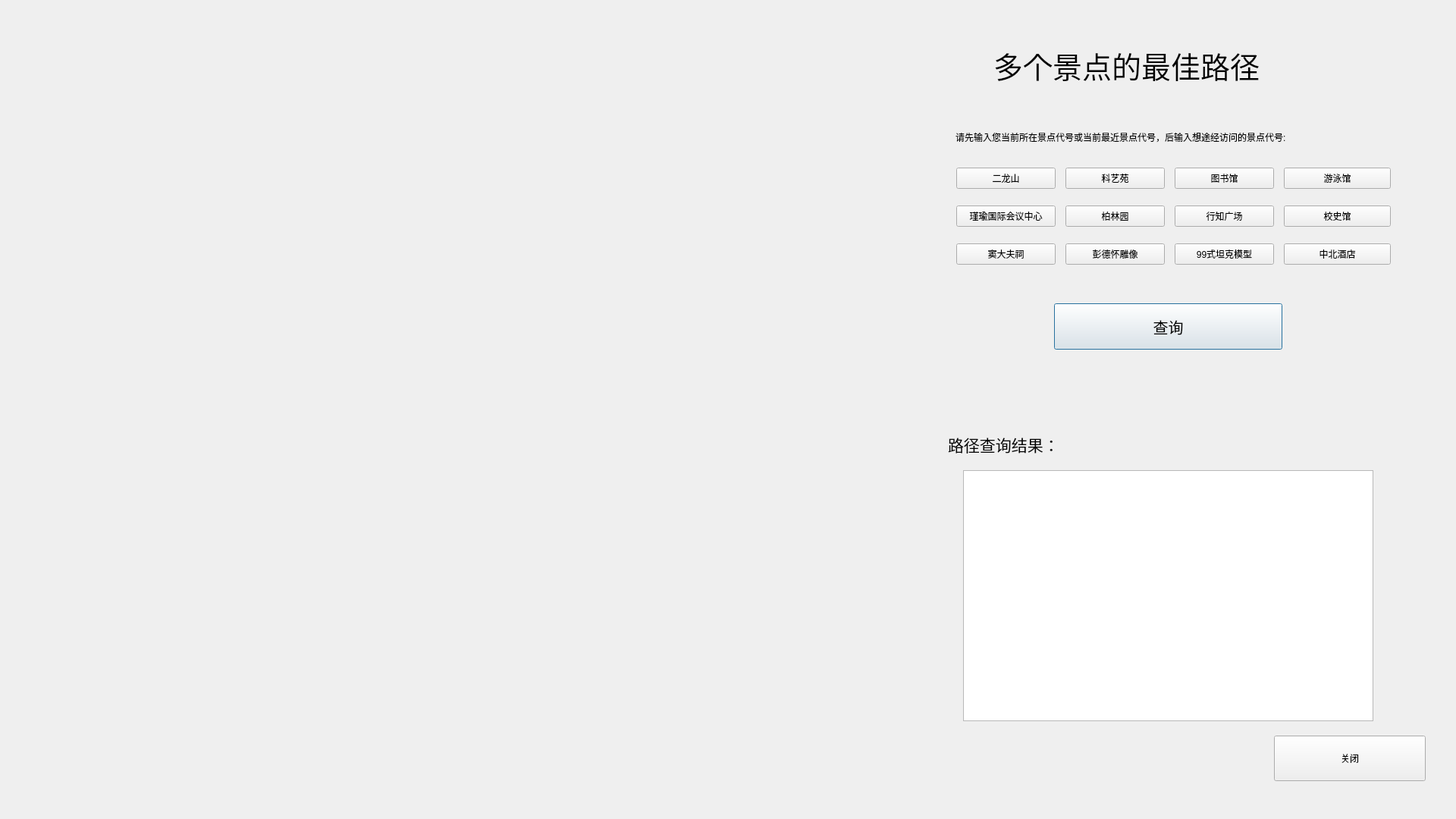
<?xml version="1.0" encoding="UTF-8"?>
<ui version="4.0">
 <class>more_vertex_road</class>
 <widget class="QDialog" name="more_vertex_road">
  <property name="geometry">
   <rect>
    <x>0</x>
    <y>0</y>
    <width>1920</width>
    <height>1080</height>
   </rect>
  </property>
  <property name="windowTitle">
   <string>Dialog</string>
  </property>
  <widget class="QTextBrowser" name="result">
   <property name="geometry">
    <rect>
     <x>1270</x>
     <y>620</y>
     <width>541</width>
     <height>331</height>
    </rect>
   </property>
   <property name="font">
    <font>
     <pointsize>12</pointsize>
    </font>
   </property>
  </widget>
  <widget class="QPushButton" name="find_dtn">
   <property name="geometry">
    <rect>
     <x>1390</x>
     <y>400</y>
     <width>301</width>
     <height>61</height>
    </rect>
   </property>
   <property name="font">
    <font>
     <pointsize>15</pointsize>
    </font>
   </property>
   <property name="text">
    <string>查询</string>
   </property>
  </widget>
  <widget class="QPushButton" name="return_btn">
   <property name="geometry">
    <rect>
     <x>1680</x>
     <y>970</y>
     <width>200</width>
     <height>60</height>
    </rect>
   </property>
   <property name="text">
    <string>关闭</string>
   </property>
  </widget>
  <widget class="QLabel" name="label_result">
   <property name="geometry">
    <rect>
     <x>1250</x>
     <y>570</y>
     <width>401</width>
     <height>31</height>
    </rect>
   </property>
   <property name="font">
    <font>
     <pointsize>16</pointsize>
    </font>
   </property>
   <property name="text">
    <string>路径查询结果：</string>
   </property>
  </widget>
  <widget class="QLabel" name="label">
   <property name="geometry">
    <rect>
     <x>1310</x>
     <y>30</y>
     <width>491</width>
     <height>111</height>
    </rect>
   </property>
   <property name="font">
    <font>
     <family>黑体</family>
     <pointsize>29</pointsize>
     <weight>50</weight>
     <bold>false</bold>
    </font>
   </property>
   <property name="text">
    <string>多个景点的最佳路径</string>
   </property>
  </widget>
  <widget class="QLabel" name="label_2">
   <property name="geometry">
    <rect>
     <x>1260</x>
     <y>160</y>
     <width>631</width>
     <height>41</height>
    </rect>
   </property>
   <property name="font">
    <font>
     <pointsize>9</pointsize>
    </font>
   </property>
   <property name="text">
    <string>请先输入您当前所在景点代号或当前最近景点代号，后输入想途经访问的景点代号:</string>
   </property>
  </widget>
  <widget class="QPushButton" name="btn3">
   <property name="geometry">
    <rect>
     <x>1549</x>
     <y>221</y>
     <width>131</width>
     <height>28</height>
    </rect>
   </property>
   <property name="text">
    <string>图书馆</string>
   </property>
  </widget>
  <widget class="QPushButton" name="btn4">
   <property name="geometry">
    <rect>
     <x>1693</x>
     <y>221</y>
     <width>141</width>
     <height>28</height>
    </rect>
   </property>
   <property name="text">
    <string>游泳馆</string>
   </property>
  </widget>
  <widget class="QPushButton" name="btn7">
   <property name="geometry">
    <rect>
     <x>1549</x>
     <y>271</y>
     <width>131</width>
     <height>28</height>
    </rect>
   </property>
   <property name="text">
    <string>行知广场</string>
   </property>
  </widget>
  <widget class="QPushButton" name="btn11">
   <property name="geometry">
    <rect>
     <x>1549</x>
     <y>321</y>
     <width>131</width>
     <height>28</height>
    </rect>
   </property>
   <property name="text">
    <string>99式坦克模型</string>
   </property>
  </widget>
  <widget class="QPushButton" name="btn5">
   <property name="geometry">
    <rect>
     <x>1261</x>
     <y>271</y>
     <width>131</width>
     <height>28</height>
    </rect>
   </property>
   <property name="text">
    <string>瑾瑜国际会议中心</string>
   </property>
  </widget>
  <widget class="QPushButton" name="btn8">
   <property name="geometry">
    <rect>
     <x>1693</x>
     <y>271</y>
     <width>141</width>
     <height>28</height>
    </rect>
   </property>
   <property name="text">
    <string>校史馆</string>
   </property>
  </widget>
  <widget class="QPushButton" name="btn9">
   <property name="geometry">
    <rect>
     <x>1261</x>
     <y>321</y>
     <width>131</width>
     <height>28</height>
    </rect>
   </property>
   <property name="text">
    <string>窦大夫祠</string>
   </property>
  </widget>
  <widget class="QPushButton" name="btn10">
   <property name="geometry">
    <rect>
     <x>1405</x>
     <y>321</y>
     <width>131</width>
     <height>28</height>
    </rect>
   </property>
   <property name="text">
    <string>彭德怀雕像</string>
   </property>
  </widget>
  <widget class="QPushButton" name="btn1">
   <property name="geometry">
    <rect>
     <x>1261</x>
     <y>221</y>
     <width>131</width>
     <height>28</height>
    </rect>
   </property>
   <property name="text">
    <string>二龙山</string>
   </property>
  </widget>
  <widget class="QPushButton" name="btn6">
   <property name="geometry">
    <rect>
     <x>1405</x>
     <y>271</y>
     <width>131</width>
     <height>28</height>
    </rect>
   </property>
   <property name="text">
    <string>柏林园</string>
   </property>
  </widget>
  <widget class="QPushButton" name="btn2">
   <property name="geometry">
    <rect>
     <x>1405</x>
     <y>221</y>
     <width>131</width>
     <height>28</height>
    </rect>
   </property>
   <property name="text">
    <string>科艺苑</string>
   </property>
  </widget>
  <widget class="QPushButton" name="btn12">
   <property name="geometry">
    <rect>
     <x>1693</x>
     <y>321</y>
     <width>141</width>
     <height>28</height>
    </rect>
   </property>
   <property name="text">
    <string>中北酒店</string>
   </property>
  </widget>
 </widget>
 <resources/>
 <connections>
  <connection>
   <sender>return_btn</sender>
   <signal>clicked()</signal>
   <receiver>more_vertex_road</receiver>
   <slot>close()</slot>
   <hints>
    <hint type="sourcelabel">
     <x>1779</x>
     <y>1019</y>
    </hint>
    <hint type="destinationlabel">
     <x>959</x>
     <y>539</y>
    </hint>
   </hints>
  </connection>
  <connection>
   <sender>btn1</sender>
   <signal>clicked()</signal>
   <receiver>btn1</receiver>
   <slot>close()</slot>
   <hints>
    <hint type="sourcelabel">
     <x>1307</x>
     <y>234</y>
    </hint>
    <hint type="destinationlabel">
     <x>1307</x>
     <y>234</y>
    </hint>
   </hints>
  </connection>
  <connection>
   <sender>btn10</sender>
   <signal>clicked()</signal>
   <receiver>btn10</receiver>
   <slot>close()</slot>
   <hints>
    <hint type="sourcelabel">
     <x>1451</x>
     <y>334</y>
    </hint>
    <hint type="destinationlabel">
     <x>1451</x>
     <y>334</y>
    </hint>
   </hints>
  </connection>
  <connection>
   <sender>btn11</sender>
   <signal>clicked()</signal>
   <receiver>btn11</receiver>
   <slot>close()</slot>
   <hints>
    <hint type="sourcelabel">
     <x>1595</x>
     <y>334</y>
    </hint>
    <hint type="destinationlabel">
     <x>1595</x>
     <y>334</y>
    </hint>
   </hints>
  </connection>
  <connection>
   <sender>btn12</sender>
   <signal>clicked()</signal>
   <receiver>btn12</receiver>
   <slot>close()</slot>
   <hints>
    <hint type="sourcelabel">
     <x>1739</x>
     <y>334</y>
    </hint>
    <hint type="destinationlabel">
     <x>1739</x>
     <y>334</y>
    </hint>
   </hints>
  </connection>
  <connection>
   <sender>btn2</sender>
   <signal>clicked()</signal>
   <receiver>btn2</receiver>
   <slot>close()</slot>
   <hints>
    <hint type="sourcelabel">
     <x>1451</x>
     <y>234</y>
    </hint>
    <hint type="destinationlabel">
     <x>1451</x>
     <y>234</y>
    </hint>
   </hints>
  </connection>
  <connection>
   <sender>btn3</sender>
   <signal>clicked()</signal>
   <receiver>btn3</receiver>
   <slot>close()</slot>
   <hints>
    <hint type="sourcelabel">
     <x>1595</x>
     <y>234</y>
    </hint>
    <hint type="destinationlabel">
     <x>1595</x>
     <y>234</y>
    </hint>
   </hints>
  </connection>
  <connection>
   <sender>btn4</sender>
   <signal>clicked()</signal>
   <receiver>btn4</receiver>
   <slot>close()</slot>
   <hints>
    <hint type="sourcelabel">
     <x>1739</x>
     <y>234</y>
    </hint>
    <hint type="destinationlabel">
     <x>1739</x>
     <y>234</y>
    </hint>
   </hints>
  </connection>
  <connection>
   <sender>btn5</sender>
   <signal>clicked()</signal>
   <receiver>btn5</receiver>
   <slot>close()</slot>
   <hints>
    <hint type="sourcelabel">
     <x>1307</x>
     <y>284</y>
    </hint>
    <hint type="destinationlabel">
     <x>1307</x>
     <y>284</y>
    </hint>
   </hints>
  </connection>
  <connection>
   <sender>btn6</sender>
   <signal>clicked()</signal>
   <receiver>btn6</receiver>
   <slot>close()</slot>
   <hints>
    <hint type="sourcelabel">
     <x>1451</x>
     <y>284</y>
    </hint>
    <hint type="destinationlabel">
     <x>1451</x>
     <y>284</y>
    </hint>
   </hints>
  </connection>
  <connection>
   <sender>btn7</sender>
   <signal>clicked()</signal>
   <receiver>btn7</receiver>
   <slot>close()</slot>
   <hints>
    <hint type="sourcelabel">
     <x>1595</x>
     <y>284</y>
    </hint>
    <hint type="destinationlabel">
     <x>1595</x>
     <y>284</y>
    </hint>
   </hints>
  </connection>
  <connection>
   <sender>btn8</sender>
   <signal>clicked()</signal>
   <receiver>btn8</receiver>
   <slot>close()</slot>
   <hints>
    <hint type="sourcelabel">
     <x>1739</x>
     <y>284</y>
    </hint>
    <hint type="destinationlabel">
     <x>1739</x>
     <y>284</y>
    </hint>
   </hints>
  </connection>
  <connection>
   <sender>btn9</sender>
   <signal>clicked()</signal>
   <receiver>btn9</receiver>
   <slot>close()</slot>
   <hints>
    <hint type="sourcelabel">
     <x>1307</x>
     <y>334</y>
    </hint>
    <hint type="destinationlabel">
     <x>1307</x>
     <y>334</y>
    </hint>
   </hints>
  </connection>
 </connections>
</ui>
